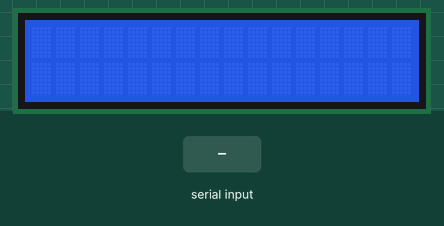
This sketch was run on a simulated Arduino Mega 2560, built with avr-gcc and run on an emulated ATmega2560. Parts: 16×2 character LCD. Inputs (shaded band) come from the test bench. Random numbers use the default seed unless the sketch sets one; what the sketch prints to the serial monitor is not drawn.

Above: at 1.2 s.
1.3 s: "1\n" received over Serial
At 2.6 s:
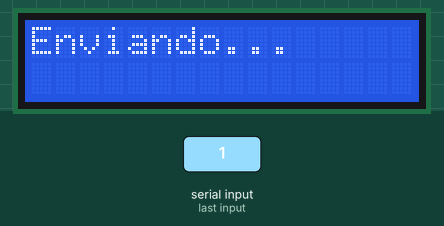
At 6.7 s:
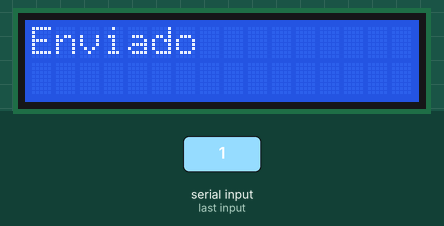
6.8 s: "2\n" received over Serial
Timing chart, 0 to 9.8 s (numbered marks = the images above; inputs shaded):
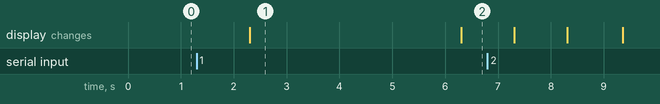

Measured:
- after the input at 1.3 s, the display: changes after 1.0 s (image 1)
- what the display in image 1 shows lasts 4.0 s, from 2.3 s to 6.3 s

The sketch:

comunicacion_serial1.ino
```cpp
#include <LiquidCrystal.h>
#include <SoftwareSerial.h>

//LiquidCrystal lcd(RS,E,D4,D5,D6,D7);
SoftwareSerial Serial1(10, 11); // RX, TX
LiquidCrystal lcd(2,3,4,5,6,7);
int opcion;
String s1;

void setup()
{
  Serial1.begin(9600);
  Serial.begin(9600);
  lcd.begin(16,2);
  randomSeed(analogRead(0));

}

void loop()
{
  lcd.clear();
  Serial.println("1. Enviar Caracter");
  Serial.println("2. Enviar String");
  Serial.println("3. Enviar Valores aleatorios");
  while (Serial.available() == 0) {}


 opcion = Serial.parseInt();

  if(opcion == 1){

    Serial.println("Por favor, Ingrese el caracter a enviar");
    while (Serial.available() == 0) {}

    s1 = Serial.readString();

    Serial.println("Enviando el caracter :");
    Serial.println(s1);
    char array[s1.length()];
    s1.toCharArray(array,2);
    lcd.print("Enviando...");
    delay(4000);
    Serial1.write(array,2);
    lcd.clear();
    lcd.print("Enviado");
    Serial.println("Enviado");
    delay(1000);
    lcd.clear();
    lcd.print(s1);
    delay(1000);
  }

  if(opcion == 2){

    Serial.println("Por favor, Ingrese el string a enviar");
    while(Serial.available() ==0){}

    String s1 = Serial.readString();
    Serial.println("Enviando el String :");
    Serial.println(s1);
    char array[s1.length()];
    s1.toCharArray(array,s1.length()+1);
    lcd.print("Enviando...");
    delay(4000);
    Serial1.write(array,s1.length()+1);
    lcd.clear();
    lcd.print("Enviado");
    Serial.println("Enviado");
    delay(1000);
    lcd.clear();
    lcd.print(s1);
    delay(1000);


  }

  if(opcion == 3){

    lcd.clear();
    Serial.println("Eligiendo numero al azar");
    int x;
    x=random(1,6);
    char array[x];
	String s2;

    for(int i=0;i<x;i++){

      	int r;
        r = random(0,9);
		s2 += r;
    }

    	Serial.println(s2);
    	s2.toCharArray(array,x+1);
        delay(2000);
        lcd.clear();
        lcd.print("Enviando...");
        Serial.println("Enviando...");
        delay(4000);
        Serial1.write(array,x+1);
        lcd.clear();
        lcd.print("Enviado");
        Serial.println("Enviado");
        delay(2000);
    	lcd.clear();
    	lcd.print(s2);
    	delay(3000);

  }
}
```
